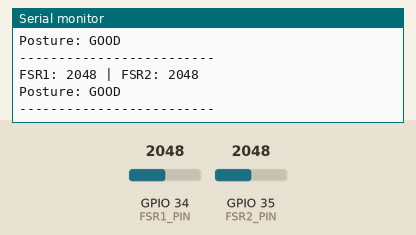
Simulated run of this sketch. Board: ESP32. Parts: the last lines printed to the serial monitor. Inputs (shaded band) come from the test bench; at power-on: GPIO 34 (FSR1_PIN) = 2048, GPIO 35 (FSR2_PIN) = 2048.

Above: at 2.2 s.
2.3 s: GPIO 34 (FSR1_PIN) set to 491
At 2.9 s:
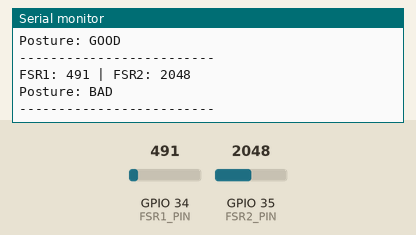
4.5 s: GPIO 35 (FSR2_PIN) set to 2866
At 4.9 s:
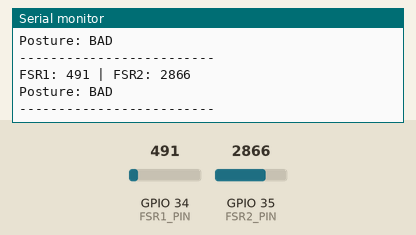
6.0 s: GPIO 34 (FSR1_PIN) set to 0
At 6.4 s:
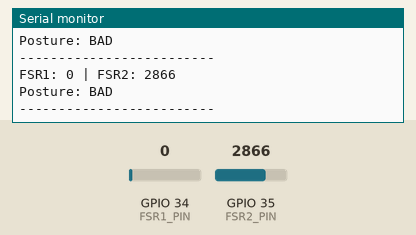
7.5 s: GPIO 35 (FSR2_PIN) set to 3603
At 7.9 s:
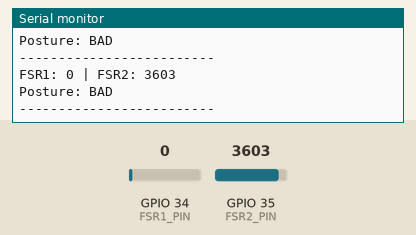
Timing chart, 0 to 10.0 s (numbered marks = the images above; inputs shaded):
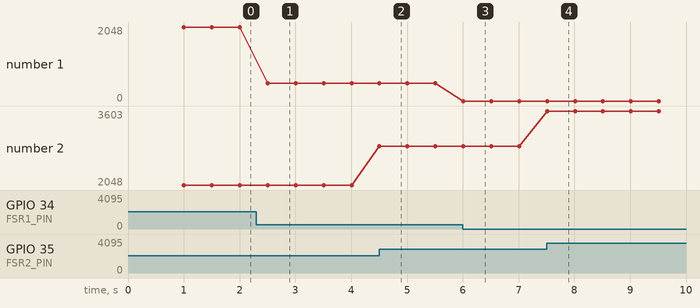

Measured:
- after the input at 2.3 s, the serial monitor: prints a new line after 0.20 s (image 1)
- after the input at 4.5 s, the serial monitor: prints a new line at once (image 2)
- after the input at 6.0 s, the serial monitor: prints a new line at once (image 3)
- after the input at 7.5 s, the serial monitor: prints a new line at once (image 4)
- plotted number 1: 2048 → 491 after the input at 2.3 s, 491 → 0 after the input at 6.0 s
- plotted number 2: 2048 → 2866 after the input at 4.5 s, 2866 → 3603 after the input at 7.5 s

The sketch:

FSR_Test_Code.ino
```cpp
// This is the initial code we used to test the circuit on TinkerCad and
// also to ensure the FSRs were working fine

const int FSR1_PIN = 34;   // ADC pin - FSR1
const int FSR2_PIN = 35;   // ADC pin - FSR2

// --- Temp Threshold Value ---
int THRESHOLD = 500;

void setup() {
  Serial.begin(115200);
  delay(1000);

  Serial.println("FSR Posture Test Started...");
}

void loop() {
  int fsr1 = analogRead(FSR1_PIN);
  int fsr2 = analogRead(FSR2_PIN);


  Serial.print("FSR1: ");
  Serial.print(fsr1);
  Serial.print(" | FSR2: ");
  Serial.println(fsr2);

  //  threshold logic for time being
  if (fsr1 > THRESHOLD && fsr2 > THRESHOLD) {
    Serial.println("Posture: GOOD ");
  }
  else {
    Serial.println("Posture: BAD ");
  }

  Serial.println("-------------------------");
  delay(500);
}
```
